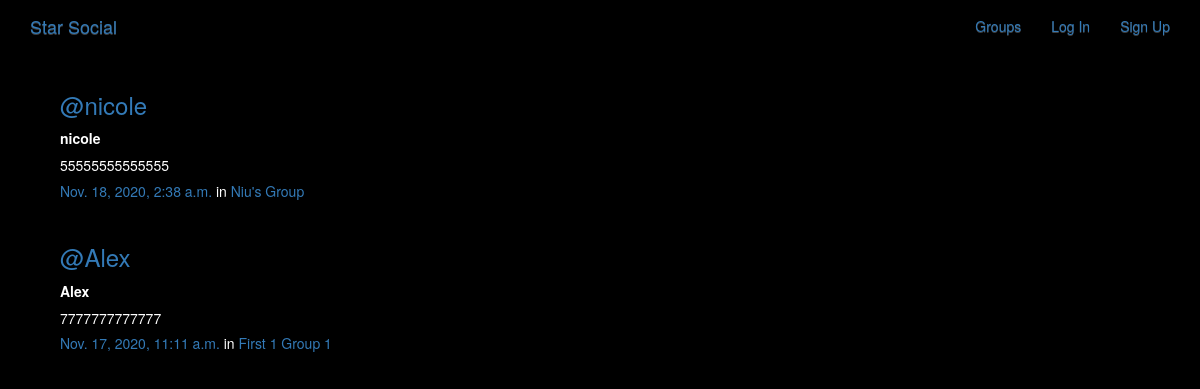
/posts/, run on the app's committed database.
### posts/models.py (models this page shows, shortened)
class Post(models.Model):
    user = models.ForeignKey(User, related_name="posts",on_delete=models.CASCADE)
    created_at = models.DateTimeField(auto_now=True)
    message = models.TextField()
    message_html = models.TextField(editable=False)
    group = models.ForeignKey(Group, related_name="posts",null=True, blank=True,on_delete=models.CASCADE)
    class Meta:
        ordering = ["-created_at"]
        unique_together = ["user", "message"]

### groups/models.py (models this page shows, shortened)
class Group(models.Model):
    name = models.CharField(max_length=256, unique=True)
    slug = models.SlugField(allow_unicode=True, unique=True)
    description = models.TextField(blank=True, default='')
    description_html = models.TextField(editable=False, default='', blank=True)
    members = models.ManyToManyField(User,through='GroupMember')
    class Meta:
        ordering = ['name']

### posts/views.py (the view)
# urls.py: path('', views.PostList.as_view(), name="all"),
class PostList(SelectRelatedMixin, generic.ListView):
    model = models.Post
    select_related = ("user", "group")

### posts/templates/posts/post_list.html (shortened to what this page needs)
{% extends "posts/post_base.html" %}
{% block post_content %}
  <div class="col-md-8">
    {% for post in post_list  %}
      {% include "posts/_post.html" %}
    {% endfor %}
  </div>
{% endblock %}

### posts/templates/posts/_post.html (shortened to what this page needs)
<div class="media">
	<h3 class="mr-5"><a href="{% url 'posts:for_user' username=post.user.username %}">@{{ post.user.username }}</a></h3>
	<div class="media-body">
		<strong>{{ post.user.username }}</strong>
		<h5>{{ post.message_html|safe }}
			<time class="time"><a href="{% url 'posts:single' username=post.user.username pk=post.pk %}">{{ post.created_at }}</a></time>
			{% if post.group %}
			<span class="group-name">in <a href="{% url 'groups:single' slug=post.group.slug %}">{{ post.group.name }}</a></span>
			{% endif %}
		</h5>
	</div>
</div>

### static/simplesocial/css/master.css (style rules this page uses)
body { margin: 0; overflow: hidden; background-color: black; color:white; }

### data on the page
Post: user.username "nicole", message_html "55555555555555", created_at "Nov. 18, 2020, 2:38 a.m.", group.name "Niu's Group"
Post: user.username "Alex", message_html "7777777777777", created_at "Nov. 17, 2020, 11:11 a.m.", group.name "First 1 Group 1"
